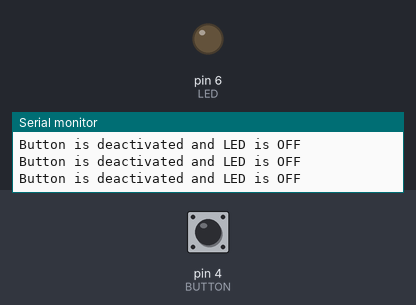
The sketch below on a simulated Arduino Uno, built with avr-gcc and run on an emulated ATmega328P. Shown: output pins drawn as LEDs (lit = HIGH), the last lines printed to the serial monitor. Inputs (shaded band) come from the test bench; at power-on: pin 4 (BUTTON) LOW.

Above: at 1.8 s.
1.9 s: pin 4 (BUTTON) pulled HIGH for 0.6 s
At 2.4 s:
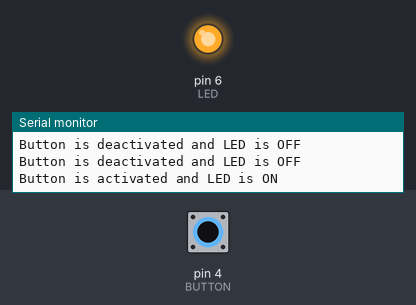
4.0 s: pin 4 (BUTTON) pulled HIGH for 3.2 s
At 7.9 s:
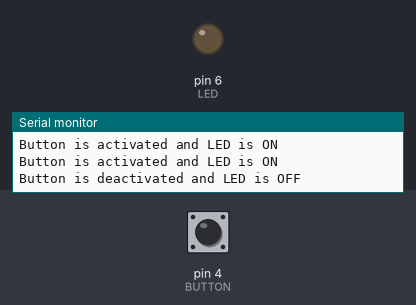
Timing chart, 0 to 9.4 s (numbered marks = the images above; inputs shaded):
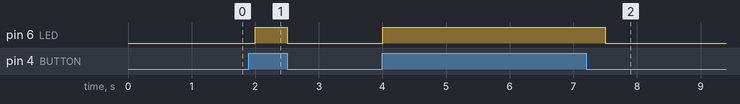

Measured:
- after the input at 1.9 s, pin 6 (LED): LOW → HIGH after 0.10 s, → LOW 0.50 s later
- after the input at 4.0 s, pin 6 (LED): LOW → HIGH at once, → LOW 3.5 s later

The sketch:

Button_LED.ino
```cpp
#define BUTTON 4
#define LED 6

int buttonState=0;
void setup() {
  // put your setup code here, to run once:
  pinMode(BUTTON,INPUT);
  pinMode(LED,OUTPUT);

  Serial.begin(9600);
}

void loop() {
  // put your main code here, to run repeatedly:
  buttonState=digitalRead(BUTTON);
  if (buttonState==HIGH){
    Serial.println("Button is activated and LED is ON"); //Button is being pressed
    digitalWrite(LED,HIGH);
  }
  if (buttonState==LOW){
    Serial.println("Button is deactivated and LED is OFF"); //Button is not being pressed
    digitalWrite(LED,LOW);
  }
  delay(500);
}
```
